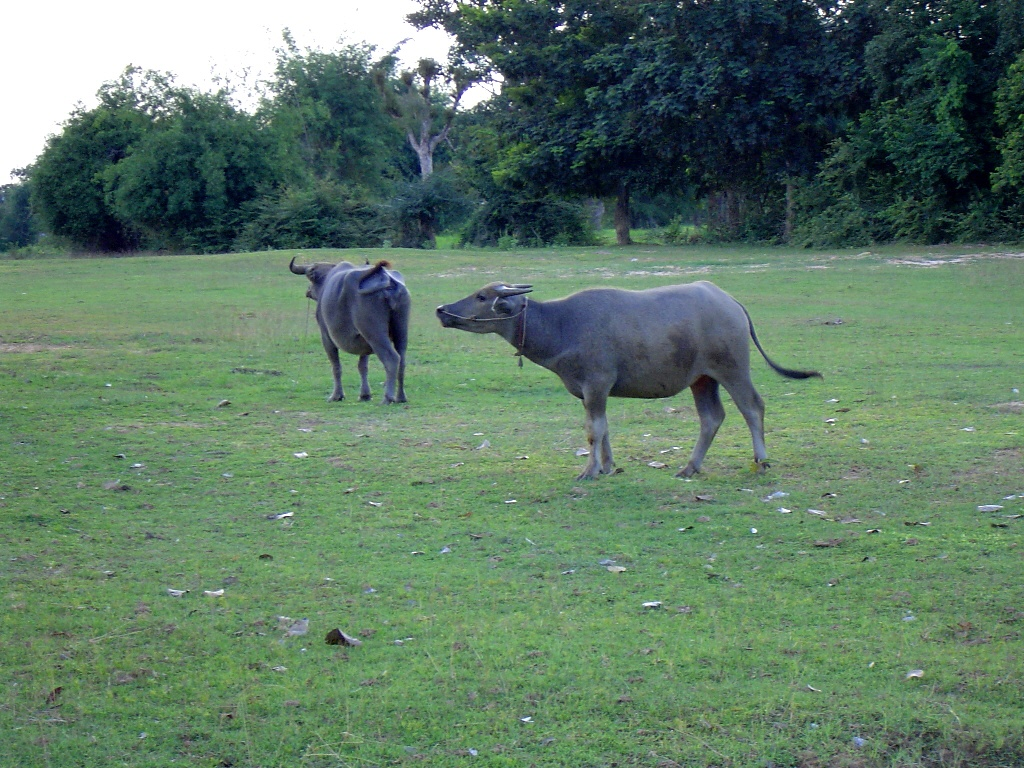
//> input picture OpenCV2_learn/1_ComputerVisionProgrammingGuide_3rd/images/Kwai051a.jpg, 1024 x 768 px
$ ./8-2-1 ../images/Kwai051a.jpg   (built with g++ and OpenCV 4)
//> lines starting //> are read from the running program, lines starting //| are printed output that depends on the picture; after the words box and inside, x2 and y2 are one past the last pixel; in counts of white or black regions, pixels touching at a corner belong together
#include <iostream>
#include <opencv2/highgui/highgui.hpp>
#include <opencv2/imgproc/imgproc.hpp>


int main(int argc, char *argv[])
{
    if (argc != 2)
    {
        std::cerr << "Parameters Errors!" << std::endl;
        return -1;
    }

    // Load Image
    cv::Mat image = cv::imread(argv[1], 0);
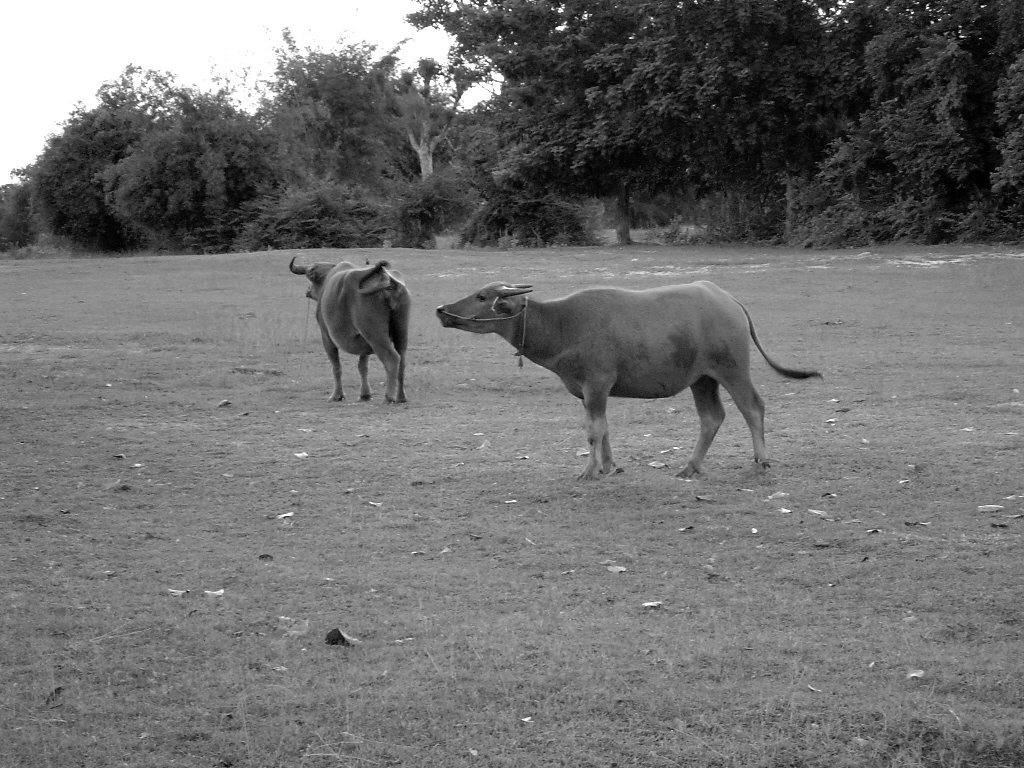
//> image: 768 rows x 1024 cols, CV_8UC1; min 0, max 255, mean 111.8
    if (image.data == nullptr)
    {
        std::cerr << "Load Image" << std::endl;
        return -1;
    }

    // Source Image is too large to not see beter.
    cv::resize(image, image, cv::Size(image.rows/3, image.cols/3));
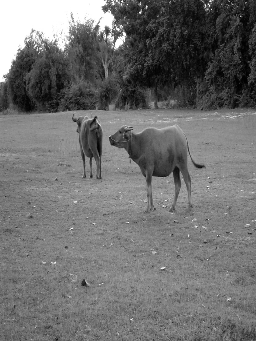
//> image: 341 rows x 256 cols, CV_8UC1; min 0, max 255, mean 111.7

    cv::imshow("image", image);

    // Detect Harris Corner
    cv::Mat cornerStrength;
    cv::cornerHarris(
        image,
        cornerStrength,
        3,
        3,
        0.01
    );
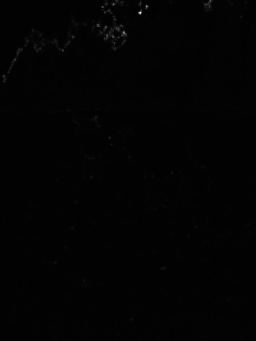
//> cornerStrength: 341 rows x 256 cols, CV_32FC1; min -0.000344, max 0.0293, mean 4.43e-05; drawn with min black and max white

    cv::Mat harrisCorners;
    double threshold = 0.0001;
    cv::threshold(
        cornerStrength,
        harrisCorners,
        threshold,
        255,
        cv::THRESH_BINARY
    );
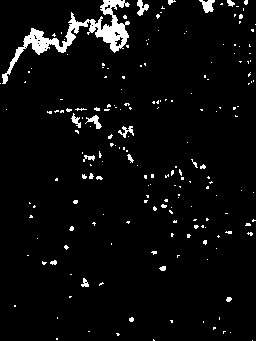
//> harrisCorners: 341 rows x 256 cols, CV_32FC1; 4.4% white; 193 white regions (174 under 20 px), largest, box (x1, y1, x2, y2) and area: (2, 0, 130, 84) 1968, (199, 0, 215, 13) 123, (137, 0, 149, 16) 102

    cv::imshow("harrisCorners", harrisCorners);

    cv::waitKey(0);
    cv::destroyAllWindows();

    return 0;
}

$ run again, on OpenCV2_learn/1_ComputerVisionProgrammingGuide_3rd/images/1.png
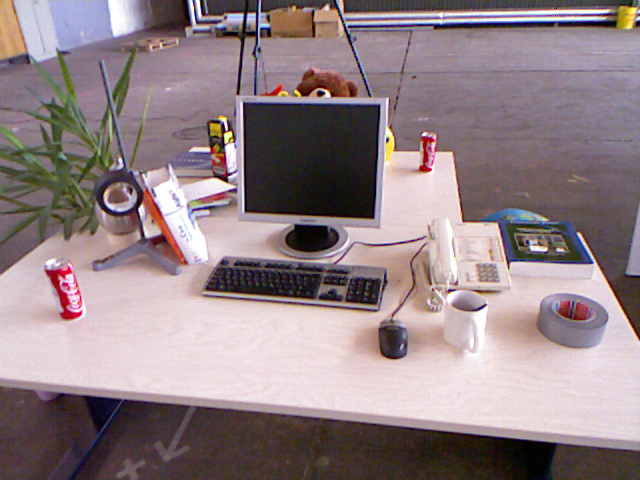
//> input picture OpenCV2_learn/1_ComputerVisionProgrammingGuide_3rd/images/1.png, 640 x 480 px
//> `cv::resize(image, image, cv::Size(image.rows/3, image.cols/3));`:
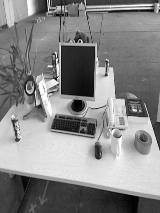
//> image: 213 rows x 160 cols, CV_8UC1; min 1, max 254, mean 134.6
//> `cv::threshold( cornerStrength, harrisCorners, threshold, 255, cv::THRE..`:
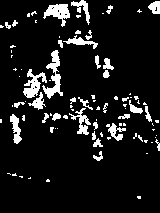
//> harrisCorners: 213 rows x 160 cols, CV_32FC1; 10.1% white; 92 white regions (59 under 20 px), largest, box (x1, y1, x2, y2) and area: (42, 50, 63, 99) 387, (23, 69, 47, 98) 317, (43, 4, 70, 27) 313

$ run again, on OpenCV2_learn/1_ComputerVisionProgrammingGuide_3rd/images/2.png
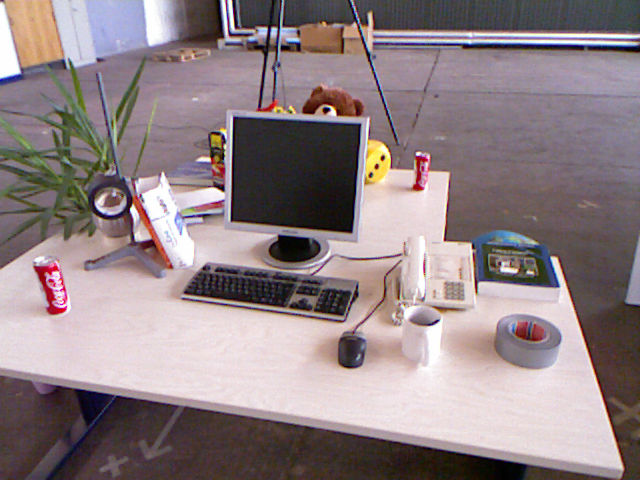
//> input picture OpenCV2_learn/1_ComputerVisionProgrammingGuide_3rd/images/2.png, 640 x 480 px
//> `cv::resize(image, image, cv::Size(image.rows/3, image.cols/3));`:
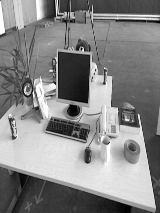
//> image: 213 rows x 160 cols, CV_8UC1; min 1, max 254, mean 134
//> `cv::threshold( cornerStrength, harrisCorners, threshold, 255, cv::THRE..`:
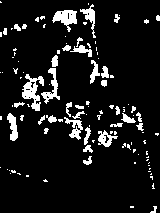
//> harrisCorners: 213 rows x 160 cols, CV_32FC1; 9.6% white; 112 white regions (76 under 20 px), largest, box (x1, y1, x2, y2) and area: (22, 74, 44, 111) 376, (52, 10, 77, 32) 289, (41, 68, 60, 104) 230

$ run again, on OpenCV2_learn/1_ComputerVisionProgrammingGuide_3rd/images/World_Mission_Society_Church_of_God_DC.jpeg
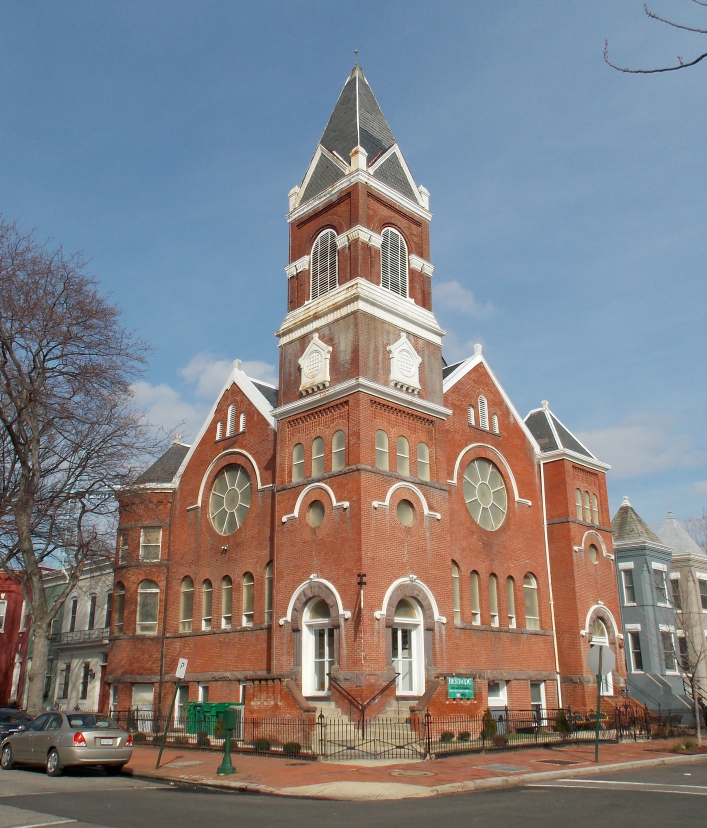
//> input picture OpenCV2_learn/1_ComputerVisionProgrammingGuide_3rd/images/World_Mission_Society_Church_of_God_DC.jpeg, 2828 x 3312 px (shown at 1/4 size)
//> `cv::resize(image, image, cv::Size(image.rows/3, image.cols/3));`:
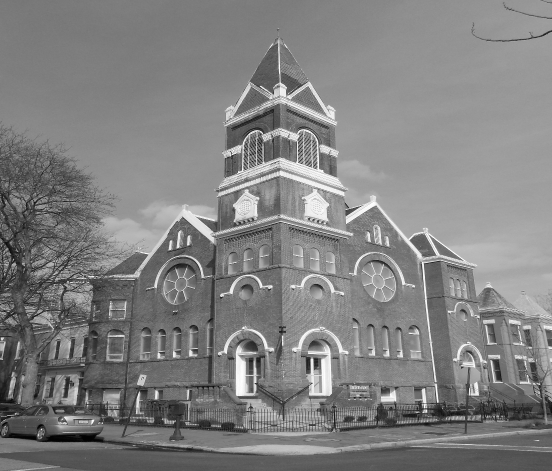
//> image: 942 rows x 1104 cols, CV_8UC1 (shown at 1/2 size); min 0, max 255, mean 128.9
//> `cv::threshold( cornerStrength, harrisCorners, threshold, 255, cv::THRE..`:
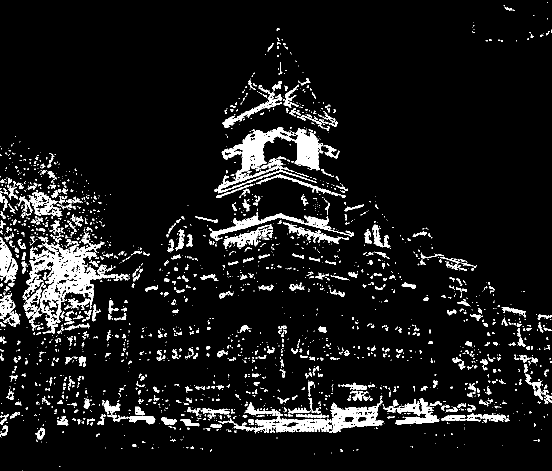
//> harrisCorners: 942 rows x 1104 cols, CV_32FC1 (shown at 1/2 size); 8% white; 2525 white regions (1958 under 20 px), largest, box (x1, y1, x2, y2) and area: (48, 485, 259, 668) 9853, (429, 254, 647, 387) 8287, (658, 801, 767, 866) 3003
